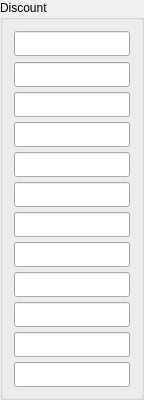
  <widget class="QGroupBox" name="groupBox_6">
   <property name="geometry">
    <rect>
     <x>750</x>
     <y>60</y>
     <width>141</width>
     <height>400</height>
    </rect>
   </property>
   <property name="sizePolicy">
    <sizepolicy hsizetype="Fixed" vsizetype="Fixed">
     <horstretch>0</horstretch>
     <verstretch>0</verstretch>
    </sizepolicy>
   </property>
   <property name="minimumSize">
    <size>
     <width>0</width>
     <height>400</height>
    </size>
   </property>
   <property name="maximumSize">
    <size>
     <width>16777215</width>
     <height>400</height>
    </size>
   </property>
   <property name="title">
    <string>Discount</string>
   </property>
   <layout class="QVBoxLayout" name="verticalLayout_13">
    <item>
     <widget class="QLineEdit" name="disc1">
      <property name="minimumSize">
       <size>
        <width>115</width>
        <height>25</height>
       </size>
      </property>
      <property name="font">
       <font>
        <family>Calibri</family>
        <pointsize>11</pointsize>
        <bold>true</bold>
       </font>
      </property>
      <property name="alignment">
       <set>Qt::AlignRight|Qt::AlignTrailing|Qt::AlignVCenter</set>
      </property>
     </widget>
    </item>
    <item>
     <widget class="QLineEdit" name="disc2">
      <property name="sizePolicy">
       <sizepolicy hsizetype="Fixed" vsizetype="Fixed">
        <horstretch>0</horstretch>
        <verstretch>0</verstretch>
       </sizepolicy>
      </property>
      <property name="minimumSize">
       <size>
        <width>116</width>
        <height>25</height>
       </size>
      </property>
      <property name="font">
       <font>
        <family>Calibri</family>
        <pointsize>11</pointsize>
        <bold>true</bold>
       </font>
      </property>
      <property name="alignment">
       <set>Qt::AlignRight|Qt::AlignTrailing|Qt::AlignVCenter</set>
      </property>
     </widget>
    </item>
    <item>
     <widget class="QLineEdit" name="disc3">
      <property name="sizePolicy">
       <sizepolicy hsizetype="Fixed" vsizetype="Fixed">
        <horstretch>0</horstretch>
        <verstretch>0</verstretch>
       </sizepolicy>
      </property>
      <property name="minimumSize">
       <size>
        <width>116</width>
        <height>25</height>
       </size>
      </property>
      <property name="font">
       <font>
        <family>Calibri</family>
        <pointsize>11</pointsize>
        <bold>true</bold>
       </font>
      </property>
      <property name="inputMask">
       <string/>
      </property>
      <property name="text">
       <string/>
      </property>
      <property name="alignment">
       <set>Qt::AlignRight|Qt::AlignTrailing|Qt::AlignVCenter</set>
      </property>
      <property name="placeholderText">
       <string/>
      </property>
     </widget>
    </item>
    <item>
     <widget class="QLineEdit" name="disc4">
      <property name="sizePolicy">
       <sizepolicy hsizetype="Fixed" vsizetype="Fixed">
        <horstretch>0</horstretch>
        <verstretch>0</verstretch>
       </sizepolicy>
      </property>
      <property name="minimumSize">
       <size>
        <width>116</width>
        <height>25</height>
       </size>
      </property>
      <property name="font">
       <font>
        <family>Calibri</family>
        <pointsize>11</pointsize>
        <bold>true</bold>
       </font>
      </property>
      <property name="alignment">
       <set>Qt::AlignRight|Qt::AlignTrailing|Qt::AlignVCenter</set>
      </property>
     </widget>
    </item>
    <item>
     <widget class="QLineEdit" name="disc5">
      <property name="sizePolicy">
       <sizepolicy hsizetype="Fixed" vsizetype="Fixed">
        <horstretch>0</horstretch>
        <verstretch>0</verstretch>
       </sizepolicy>
      </property>
      <property name="minimumSize">
       <size>
        <width>116</width>
        <height>25</height>
       </size>
      </property>
      <property name="font">
       <font>
        <family>Calibri</family>
        <pointsize>11</pointsize>
        <bold>true</bold>
       </font>
      </property>
      <property name="alignment">
       <set>Qt::AlignRight|Qt::AlignTrailing|Qt::AlignVCenter</set>
      </property>
     </widget>
    </item>
    <item>
     <widget class="QLineEdit" name="disc6">
      <property name="sizePolicy">
       <sizepolicy hsizetype="Fixed" vsizetype="Fixed">
        <horstretch>0</horstretch>
        <verstretch>0</verstretch>
       </sizepolicy>
      </property>
      <property name="minimumSize">
       <size>
        <width>116</width>
        <height>25</height>
       </size>
      </property>
      <property name="font">
       <font>
        <family>Calibri</family>
        <pointsize>11</pointsize>
        <bold>true</bold>
       </font>
      </property>
      <property name="alignment">
       <set>Qt::AlignRight|Qt::AlignTrailing|Qt::AlignVCenter</set>
      </property>
     </widget>
    </item>
    <item>
     <widget class="QLineEdit" name="disc7">
      <property name="sizePolicy">
       <sizepolicy hsizetype="Fixed" vsizetype="Fixed">
        <horstretch>0</horstretch>
        <verstretch>0</verstretch>
       </sizepolicy>
      </property>
      <property name="minimumSize">
       <size>
        <width>116</width>
        <height>25</height>
       </size>
      </property>
      <property name="font">
       <font>
        <family>Calibri</family>
        <pointsize>11</pointsize>
        <bold>true</bold>
       </font>
      </property>
      <property name="alignment">
       <set>Qt::AlignRight|Qt::AlignTrailing|Qt::AlignVCenter</set>
      </property>
     </widget>
    </item>
    <item>
     <widget class="QLineEdit" name="disc8">
      <property name="sizePolicy">
       <sizepolicy hsizetype="Fixed" vsizetype="Fixed">
        <horstretch>0</horstretch>
        <verstretch>0</verstretch>
       </sizepolicy>
      </property>
      <property name="minimumSize">
       <size>
        <width>116</width>
        <height>25</height>
       </size>
      </property>
      <property name="font">
       <font>
        <family>Calibri</family>
        <pointsize>11</pointsize>
        <bold>true</bold>
       </font>
      </property>
      <property name="alignment">
       <set>Qt::AlignRight|Qt::AlignTrailing|Qt::AlignVCenter</set>
      </property>
     </widget>
    </item>
    <item>
     <widget class="QLineEdit" name="disc9">
      <property name="sizePolicy">
       <sizepolicy hsizetype="Fixed" vsizetype="Fixed">
        <horstretch>0</horstretch>
        <verstretch>0</verstretch>
       </sizepolicy>
      </property>
      <property name="minimumSize">
       <size>
        <width>116</width>
        <height>25</height>
       </size>
      </property>
      <property name="font">
       <font>
        <family>Calibri</family>
        <pointsize>11</pointsize>
        <bold>true</bold>
       </font>
      </property>
      <property name="alignment">
       <set>Qt::AlignRight|Qt::AlignTrailing|Qt::AlignVCenter</set>
      </property>
     </widget>
    </item>
    <item>
     <widget class="QLineEdit" name="disc10">
      <property name="sizePolicy">
       <sizepolicy hsizetype="Fixed" vsizetype="Fixed">
        <horstretch>0</horstretch>
        <verstretch>0</verstretch>
       </sizepolicy>
      </property>
      <property name="minimumSize">
       <size>
        <width>116</width>
        <height>25</height>
       </size>
      </property>
      <property name="font">
       <font>
        <family>Calibri</family>
        <pointsize>11</pointsize>
        <bold>true</bold>
       </font>
      </property>
      <property name="alignment">
       <set>Qt::AlignRight|Qt::AlignTrailing|Qt::AlignVCenter</set>
      </property>
     </widget>
    </item>
    <item>
     <widget class="QLineEdit" name="disc11">
      <property name="sizePolicy">
       <sizepolicy hsizetype="Fixed" vsizetype="Fixed">
        <horstretch>0</horstretch>
        <verstretch>0</verstretch>
       </sizepolicy>
      </property>
      <property name="minimumSize">
       <size>
        <width>116</width>
        <height>25</height>
       </size>
      </property>
      <property name="font">
       <font>
        <family>Calibri</family>
        <pointsize>11</pointsize>
        <bold>true</bold>
       </font>
      </property>
      <property name="alignment">
       <set>Qt::AlignRight|Qt::AlignTrailing|Qt::AlignVCenter</set>
      </property>
     </widget>
    </item>
    <item>
     <widget class="QLineEdit" name="disc12">
      <property name="sizePolicy">
       <sizepolicy hsizetype="Fixed" vsizetype="Fixed">
        <horstretch>0</horstretch>
        <verstretch>0</verstretch>
       </sizepolicy>
      </property>
      <property name="minimumSize">
       <size>
        <width>116</width>
        <height>25</height>
       </size>
      </property>
      <property name="font">
       <font>
        <family>Calibri</family>
        <pointsize>11</pointsize>
        <bold>true</bold>
       </font>
      </property>
      <property name="alignment">
       <set>Qt::AlignRight|Qt::AlignTrailing|Qt::AlignVCenter</set>
      </property>
     </widget>
    </item>
   </layout>
  </widget>
